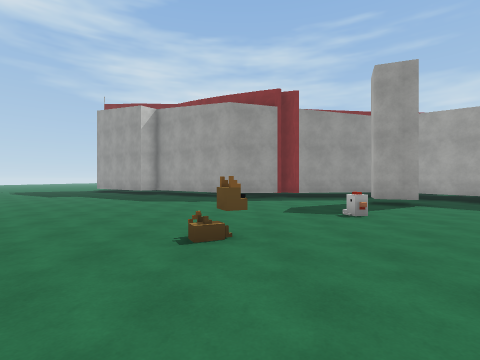
view 1 (above)

24 first-person views from a walk through a Unity game level. The camera is 1.5 m above the floor, looks level and sees 85° across. The floor is counted in squares, 2 m on a side. Each view is taken from the middle of a square. On the plan, view 1 faces up. The plan holds only what a view shows up to about 9 squares ahead; the rest is blank. The place goes on beyond the plan. Some surface patterns are stand-ins.

view 2
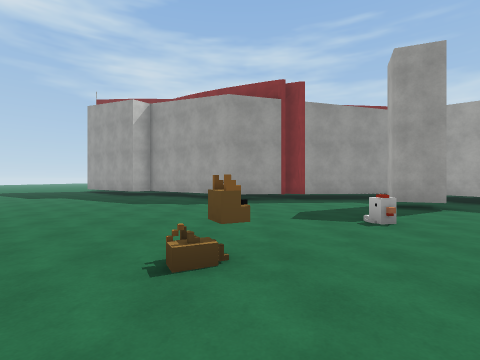

view 3
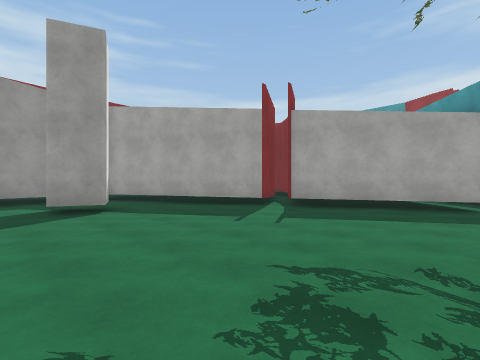

view 4
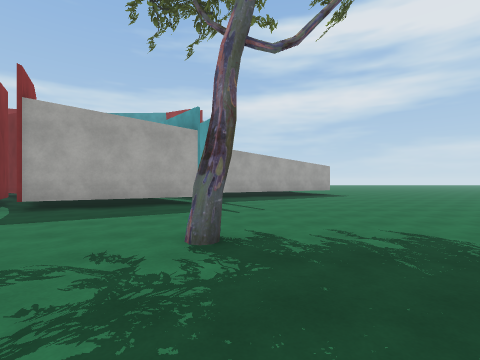

view 5
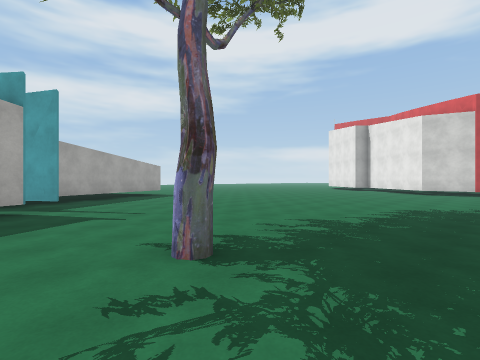

view 6
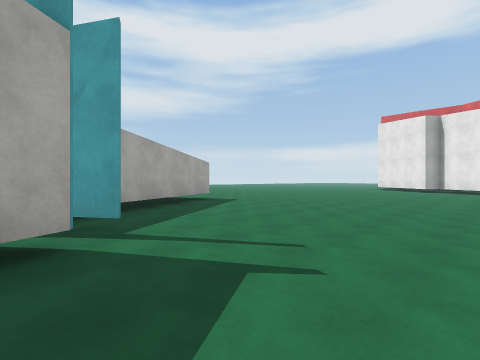

view 7
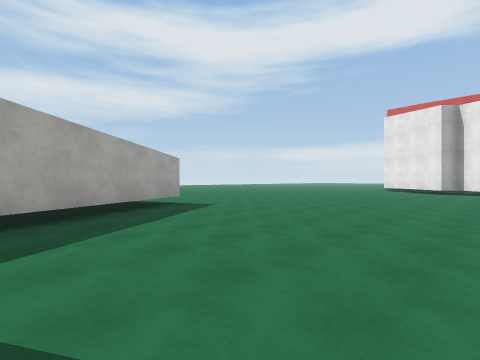

view 8
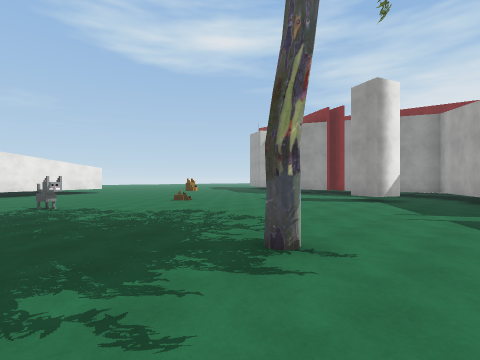

view 9
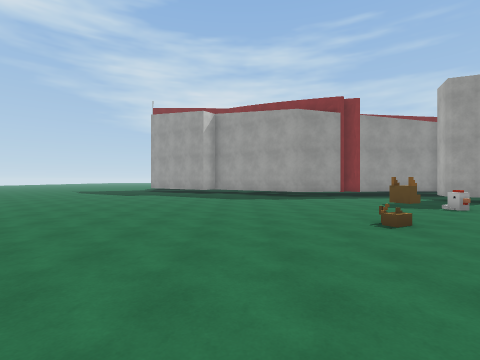

view 10
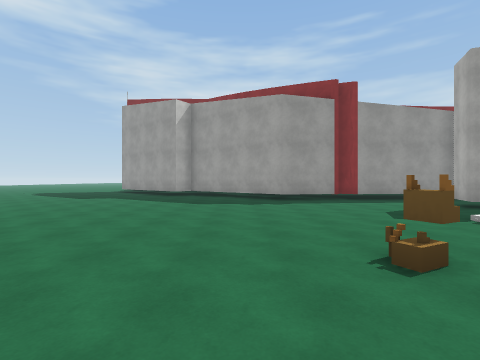

view 11
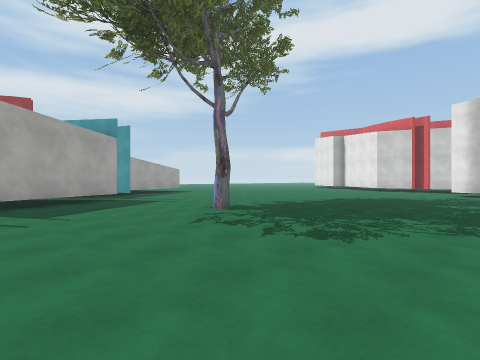

view 12
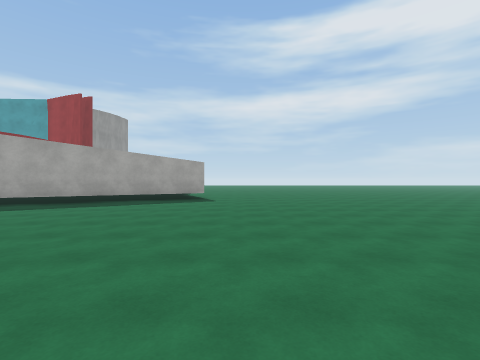

view 13
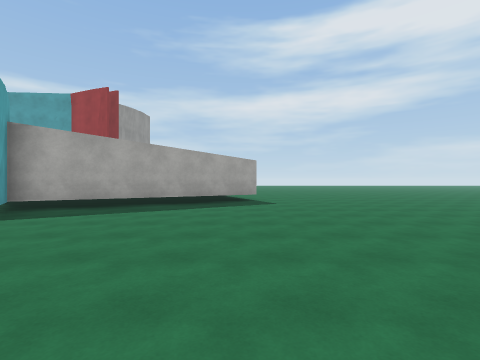

view 14
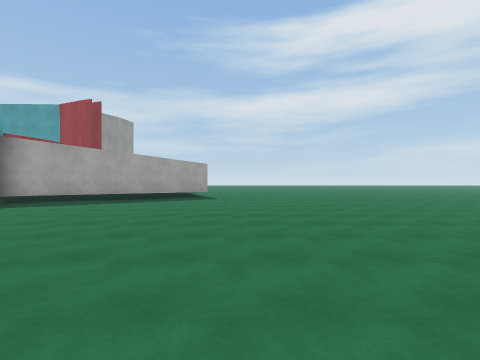

view 15
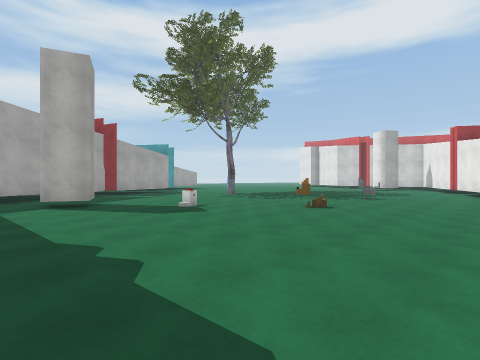

view 16
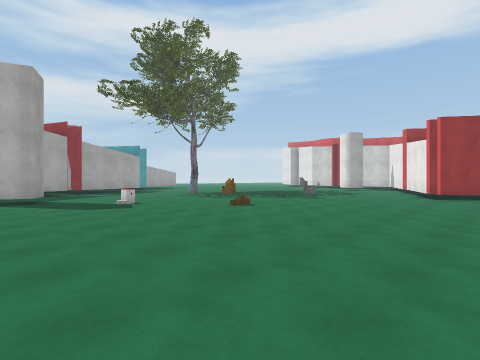

view 17
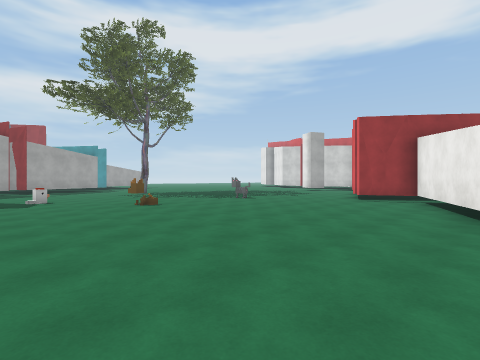

view 18
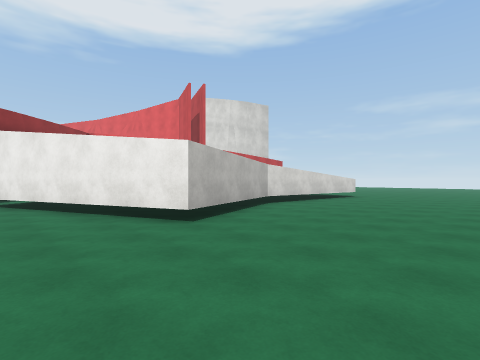

view 19
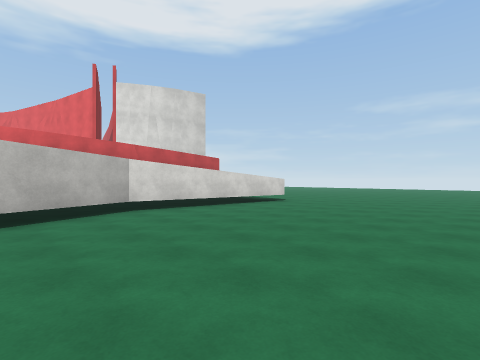

view 20
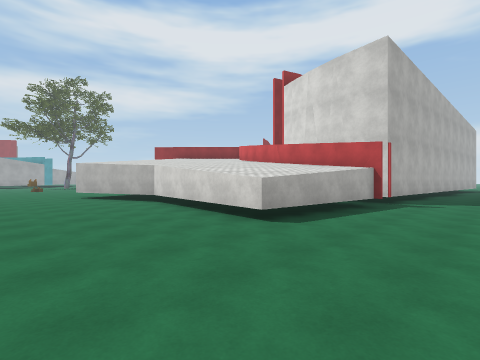

view 21
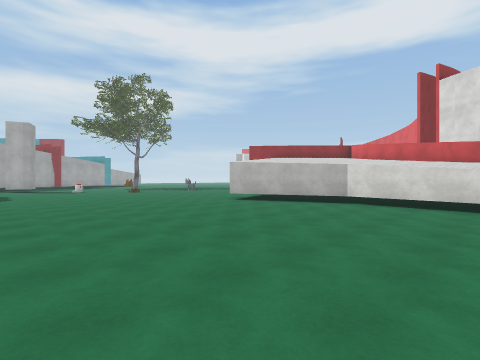

view 22
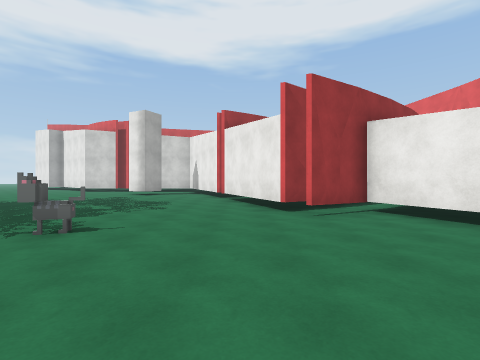

view 23
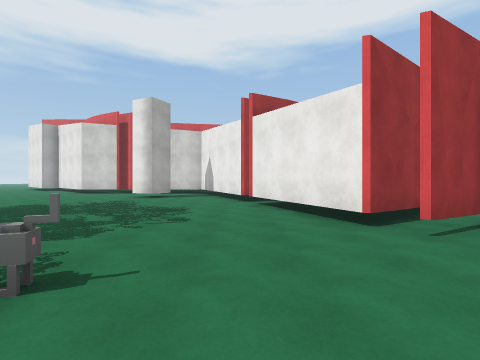

view 24
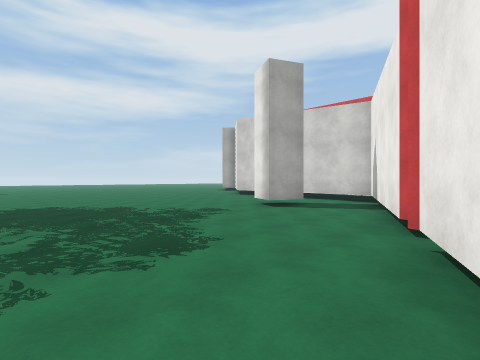

### Floor plan
Points are (right, up) in squares from view 1. A wall is a line through its corners. A room is listed if a view was taken in it or the views show most of it. See-through windows are left out.
Room 1 (views 1, 2, 3, 4, 5, 6, 7, 8, 9, 10, 11, 12, 13, 14, 15, 16, 17, 18, 19, 20, 21, 22, 23, 24)
walls: (6, 0.6) (6.5, 0.6); (-5.6, -4.1) (-4, -3.1) (-2.4, -7.3); (-2.1, -8) (-1.2, -10.3); (-1.1, -10.7) (-0.7, -11.6); (1.1, -10.8) (1.6, -9.8) (2.6, -10.3); (5.4, 8.3) (5.1, 7.4) (4, 7.8) (4.4, 8.9); (8.9, 5.9) (7, 9.9); (11.2, 1.2) (9.3, 5.3); (11.6, 0.6) (12.6, 1.2); (15.5, -3) (13.3, 1.5) (12.5, 1); (-18.4, -2.1) (-17.9, 2.4) (-12.6, 1.7) (-8.6, 3.1) (-6, -3.2) (-4.5, -2.4); (-18.6, -4.4) (-18.5, -3.1)
objects: other object (0, -1); other object (0, 3); other object (3, 6)

Where each view was taken, in squares from view 1:
view 1: 0 up, 0 right, facing up
view 2: 1 up, 0 right, facing up
view 3: 1 up, 3 right, facing up-right
view 4: 0 up, 3 right, facing right
view 5: 2 up, 4 right, facing down-right
view 6: 2 up, 8 right, facing down-right
view 7: 0 up, 9 right, facing down-right
view 8: 2 down, 8 right, facing up-left
view 9: 1 down, 3 left, facing up
view 10: 1 up, 2 left, facing up
view 11: 5 up, 1 right, facing down-right
view 12: 6 down, 6 right, facing right
view 13: 4 down, 7 right, facing right
view 14: 6 down, 5 right, facing right
view 15: 10 up, 4 left, facing down-right
view 16: 9 up, 6 left, facing down-right
view 17: 7 up, 8 left, facing down-right
view 18: 7 up, 6 left, facing down-left
view 19: 8 up, 10 left, facing down-left
view 20: 6 up, 21 left, facing down-right
view 21: 10 up, 16 left, facing down-right
view 22: 3 up, 3 left, facing down
view 23: 1 up, 2 left, facing down
view 24: 4 down, 3 left, facing down-right
